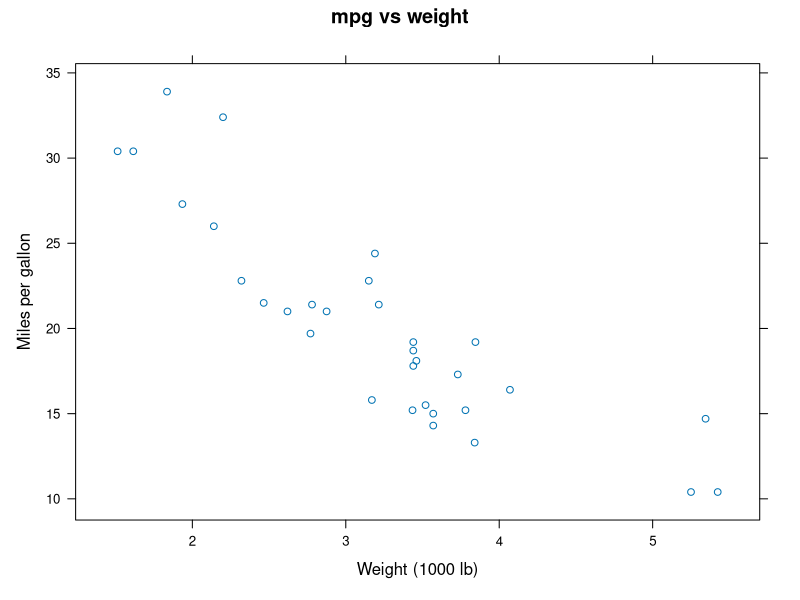
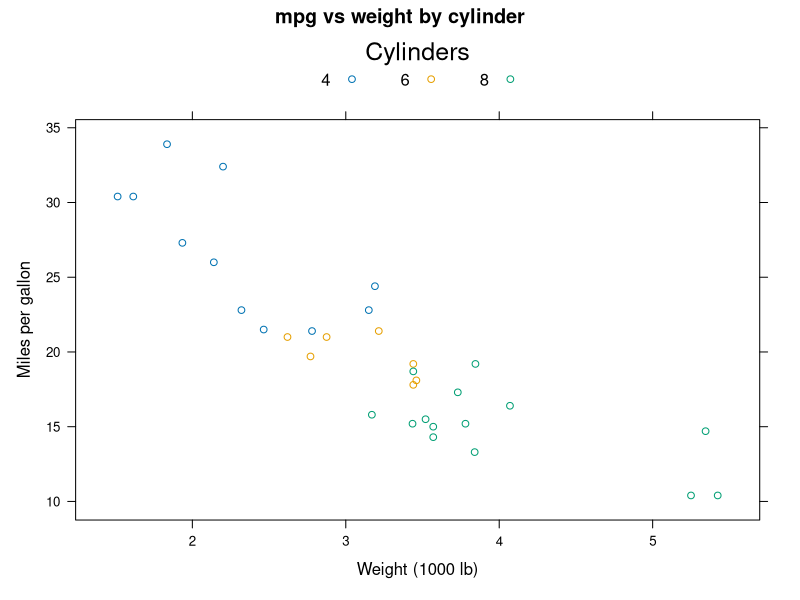
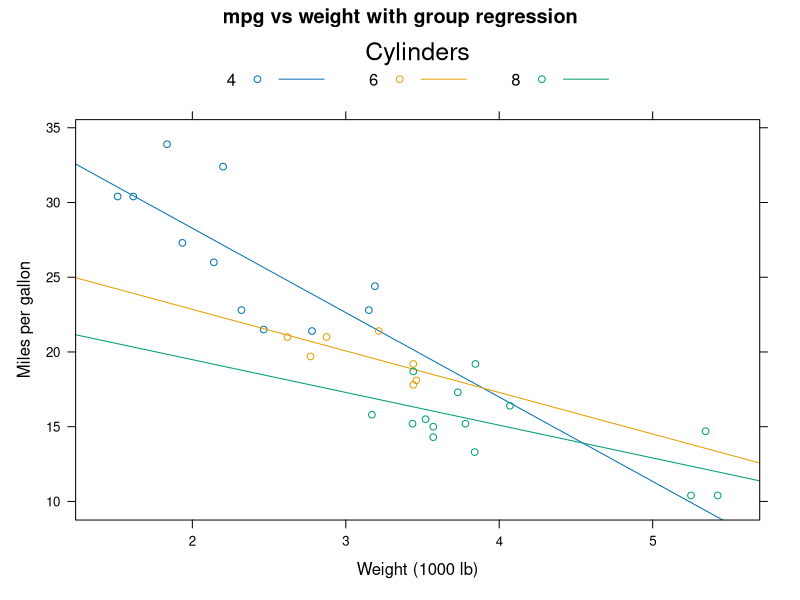
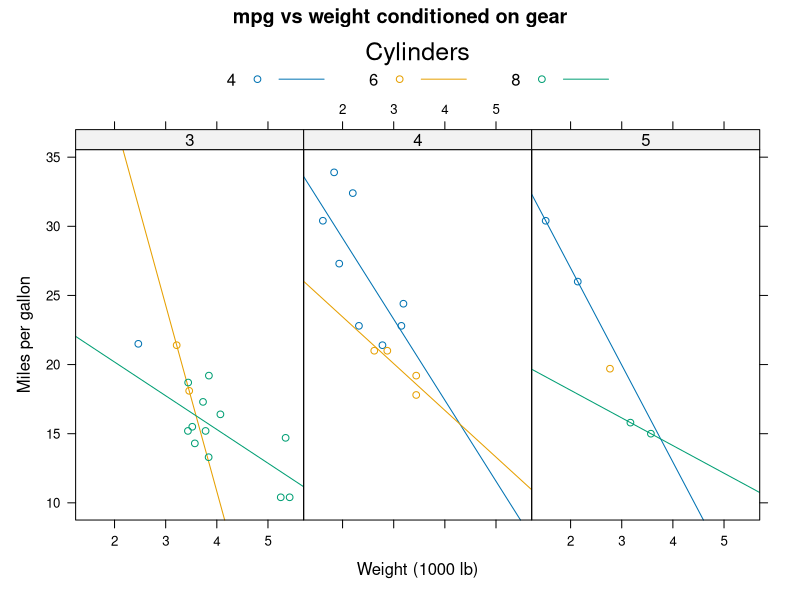

Write the R code that produced these figures, in order.
## ---- chunk 1
library(lattice)

# Basic: mpg vs wt
head(mtcars)
xyplot(mpg ~ wt, data = mtcars,
       xlab = "Weight (1000 lb)",
       ylab = "Miles per gallon",
       main = "mpg vs weight")
## ---- chunk 2
#Add groups (different symbols/lines for cylinder counts)
xyplot(mpg ~ wt, data = mtcars,
       groups = factor(cyl),
       auto.key = list(title = "Cylinders", columns = 3),
       xlab = "Weight (1000 lb)",
       ylab = "Miles per gallon",
       main = "mpg vs weight by cylinder",
       type = c("p"))   # points
## ---- chunk 3
#Add regression lines per group (points + group-wise smooth)
xyplot(mpg ~ wt, data = mtcars,
       groups = factor(cyl),
       auto.key = list(title = "Cylinders", columns = 3),
       type = c("p", "r"),     # points + regression line (linear)
       xlab = "Weight (1000 lb)",
       ylab = "Miles per gallon",
       main = "mpg vs weight with group regression")
## ---- chunk 4
#Conditioning (small multiples / facets)
xyplot(mpg ~ wt | factor(gear), data = mtcars,
       groups = factor(cyl),
       auto.key = list(title = "Cylinders", columns = 3),
       type = c("p","r"),
       layout = c(3, 1),   # three panels in a row
       xlab = "Weight (1000 lb)",
       ylab = "Miles per gallon",
       main = "mpg vs weight conditioned on gear")
